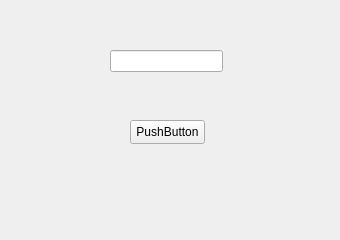
<?xml version="1.0" encoding="UTF-8"?>
<ui version="4.0">
 <class>MainWindow</class>
 <widget class="QMainWindow" name="MainWindow">
  <property name="geometry">
   <rect>
    <x>0</x>
    <y>0</y>
    <width>340</width>
    <height>240</height>
   </rect>
  </property>
  <property name="minimumSize">
   <size>
    <width>340</width>
    <height>240</height>
   </size>
  </property>
  <property name="maximumSize">
   <size>
    <width>340</width>
    <height>240</height>
   </size>
  </property>
  <property name="windowTitle">
   <string>MELBORP</string>
  </property>
  <widget class="QWidget" name="centralwidget">
   <widget class="QLineEdit" name="le_input">
    <property name="geometry">
     <rect>
      <x>110</x>
      <y>50</y>
      <width>113</width>
      <height>22</height>
     </rect>
    </property>
   </widget>
   <widget class="QPushButton" name="btn_reverse">
    <property name="geometry">
     <rect>
      <x>130</x>
      <y>120</y>
      <width>75</width>
      <height>24</height>
     </rect>
    </property>
    <property name="text">
     <string>PushButton</string>
    </property>
   </widget>
  </widget>
  <widget class="QMenuBar" name="menubar">
   <property name="geometry">
    <rect>
     <x>0</x>
     <y>0</y>
     <width>340</width>
     <height>22</height>
    </rect>
   </property>
  </widget>
 </widget>
 <resources/>
 <connections/>
</ui>
